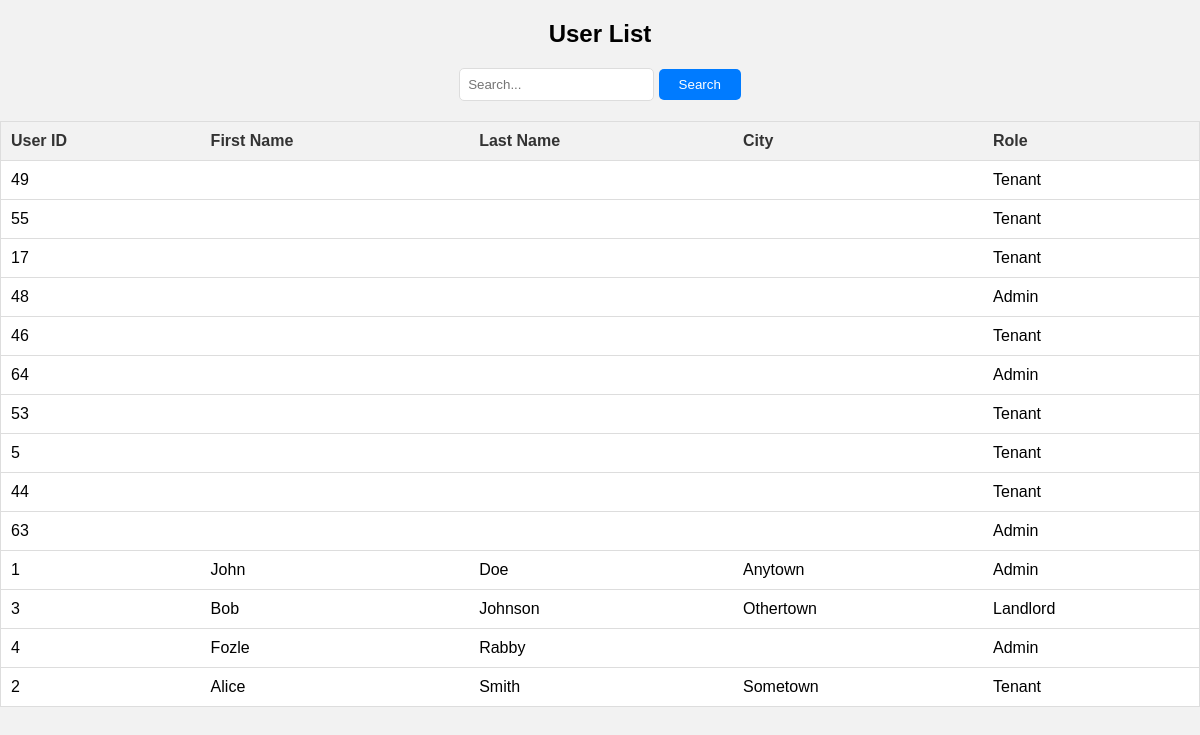
The app's page /views/user_list.php?sort=last_name&order=ASC with its own data.
### tables this page shows
CREATE TABLE `user` (
  `user_id` int(11) NOT NULL,
  `first_name` varchar(255) DEFAULT NULL,
  `last_name` varchar(255) DEFAULT NULL,
  `profile_photo` varchar(255) DEFAULT NULL,
  `email` varchar(255) NOT NULL,
  `phone_number1` varchar(20) DEFAULT NULL,
  `phone_number2` varchar(20) DEFAULT NULL,
  `date_of_birth` date DEFAULT NULL,
  `password` varchar(255) DEFAULT NULL,
  `nid` varchar(20) DEFAULT NULL,
  `date_of_registration` date DEFAULT NULL,
  `address` varchar(255) DEFAULT NULL,
  `city` varchar(100) DEFAULT NULL,
  `region` varchar(100) DEFAULT NULL,
  `location_co_ordinate` varchar(255) DEFAULT NULL,
  `occupation` varchar(255) DEFAULT NULL,
  `role` int(11) DEFAULT NULL
);

CREATE TABLE `role` (
  `role_id` int(11) NOT NULL,
  `role_name` varchar(255) DEFAULT NULL
);

### views/user_list.php (the view, shortened to what this page needs)
<?php
require_once "../config/dbconfig.php";
$sortColumn = isset($_GET['sort']) ? $_GET['sort'] : 'user_id';
$sortOrder = isset($_GET['order']) ? $_GET['order'] : 'ASC';
$validColumns = array('user_id', 'first_name', 'last_name', 'city', 'role_name');
$sortColumn = in_array($sortColumn, $validColumns) ? $sortColumn : 'user_id';
$searchQuery = "";
if(isset($_GET['search'])) {
    $searchQuery = $conn->real_escape_string($_GET['search']);
    $searchParams = array("%$searchQuery%", "%$searchQuery%", "%$searchQuery%", "%$searchQuery%");
    $sql = "SELECT user_id, first_name, last_name, city, role_name
            FROM user join role on user.role = role.role_id
            WHERE first_name LIKE ? OR last_name LIKE ? OR city LIKE ? OR role_name LIKE ?
            ORDER BY $sortColumn $sortOrder";
    $stmt = $conn->prepare($sql);
    $stmt->bind_param("ssss", $searchParams[0], $searchParams[1], $searchParams[2], $searchParams[3]);
} else {
    $sql = "SELECT user_id, first_name, last_name, city, role_name
            FROM  user join role on user.role = role.role_id
            ORDER BY $sortColumn $sortOrder";
    $stmt = $conn->prepare($sql);
}
$stmt->execute();
$result = $stmt->get_result();
?>
<!DOCTYPE html>
<html lang="en">
<head>
</head>
<body>
<h2>User List</h2>
<form method="GET" style="text-align: center;">
    <input type="text" name="search" placeholder="Search..." value="<?php echo htmlspecialchars($searchQuery); ?>">
    <button type="submit">Search</button>
</form>
<table>
    <tr>
        <th><a href="?sort=user_id&order=<?php echo $sortColumn == 'user_id' && $sortOrder == 'ASC' ? 'DESC' : 'ASC'; ?>">User ID</a></th>
        <th><a href="?sort=first_name&order=<?php echo $sortColumn == 'first_name' && $sortOrder == 'ASC' ? 'DESC' : 'ASC'; ?>">First Name</a></th>
        <th><a href="?sort=last_name&order=<?php echo $sortColumn == 'last_name' && $sortOrder == 'ASC' ? 'DESC' : 'ASC'; ?>">Last Name</a></th>
        <th><a href="?sort=city&order=<?php echo $sortColumn == 'city' && $sortOrder == 'ASC' ? 'DESC' : 'ASC'; ?>">City</a></th>
        <th><a href="?sort=role_name&order=<?php echo $sortColumn == 'role_name' && $sortOrder == 'ASC' ? 'DESC' : 'ASC'; ?>">Role</a></th>
    </tr>
    <?php
    while ($row = $result->fetch_assoc()) {
        echo "<tr class='clickable' onclick='submitForm(\"user_details.php\", {$row["user_id"]});'>";
        echo "<td>" . $row["user_id"] . "</td>";
        echo "<td>" . $row["first_name"] . "</td>";
        echo "<td>" . $row["last_name"] . "</td>";
        echo "<td>" . $row["city"] . "</td>";
        echo "<td>" . $row["role_name"] . "</td>";
        echo "</tr>";
    }
    ?>
</table>
</body>
</html>

### views/user_list.php (style rules this page uses)
body { font-family: Arial, sans-serif; margin: 0; padding: 0; background-color: #f2f2f2; }
h2 { text-align: center; margin-top: 20px; margin-bottom: 20px; }
table { width: 100%; border-collapse: collapse; margin: 20px auto; background-color: #fff; border: 1px solid #ddd; }
th, td { padding: 10px; text-align: left; border-bottom: 1px solid #ddd; }
th { background-color: #f2f2f2; cursor: pointer; }
th a { text-decoration: none; color: #333; }
input[type="text"] { padding: 8px; border: 1px solid #ddd; border-radius: 5px; }
button[type="submit"] { padding: 8px 20px; background-color: #007bff; color: #fff; border: none; border-radius: 5px; cursor: pointer; }
tr.clickable { cursor: pointer; }

### records on screen
user: user_id "49", role.role_name "Tenant"
user: user_id "55", role.role_name "Tenant"
user: user_id "17", role.role_name "Tenant"
user: user_id "48", role.role_name "Admin"
user: user_id "46", role.role_name "Tenant"
user: user_id "64", role.role_name "Admin"
user: user_id "53", role.role_name "Tenant"
user: user_id "5", role.role_name "Tenant"
user: user_id "44", role.role_name "Tenant"
user: user_id "63", role.role_name "Admin"
user: user_id "1", first_name "John", last_name "Doe", city "Anytown", role.role_name "Admin"
user: user_id "3", first_name "Bob", last_name "Johnson", city "Othertown", role.role_name "Landlord"
user: user_id "4", first_name "Fozle", last_name "Rabby", role.role_name "Admin"
user: user_id "2", first_name "Alice", last_name "Smith", city "Sometown", role.role_name "Tenant"
